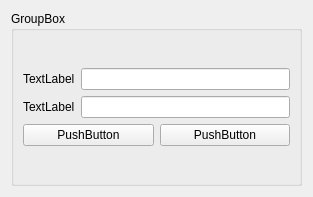
<?xml version="1.0" encoding="UTF-8"?>
<ui version="4.0">
 <class>seat_selection_confirm</class>
 <widget class="QWidget" name="seat_selection_confirm">
  <property name="geometry">
   <rect>
    <x>0</x>
    <y>0</y>
    <width>313</width>
    <height>197</height>
   </rect>
  </property>
  <property name="windowTitle">
   <string>Form</string>
  </property>
  <layout class="QGridLayout" name="gridLayout_2">
   <item row="0" column="0">
    <widget class="QGroupBox" name="groupBox">
     <property name="title">
      <string>GroupBox</string>
     </property>
     <layout class="QGridLayout" name="gridLayout">
      <item row="0" column="0">
       <layout class="QVBoxLayout" name="verticalLayout">
        <item>
         <layout class="QHBoxLayout" name="horizontalLayout">
          <item>
           <widget class="QLabel" name="label_UserID">
            <property name="text">
             <string>TextLabel</string>
            </property>
           </widget>
          </item>
          <item>
           <widget class="QLineEdit" name="lineEdit_UserID"/>
          </item>
         </layout>
        </item>
        <item>
         <layout class="QHBoxLayout" name="horizontalLayout_2">
          <item>
           <widget class="QLabel" name="label_Pwd">
            <property name="text">
             <string>TextLabel</string>
            </property>
           </widget>
          </item>
          <item>
           <widget class="QLineEdit" name="lineEdit_Pwd"/>
          </item>
         </layout>
        </item>
        <item>
         <layout class="QHBoxLayout" name="horizontalLayout_3">
          <item>
           <widget class="QPushButton" name="pushButton_confirm">
            <property name="text">
             <string>PushButton</string>
            </property>
           </widget>
          </item>
          <item>
           <widget class="QPushButton" name="pushButton_cancel">
            <property name="text">
             <string>PushButton</string>
            </property>
           </widget>
          </item>
         </layout>
        </item>
       </layout>
      </item>
     </layout>
    </widget>
   </item>
  </layout>
 </widget>
 <resources/>
 <connections/>
</ui>
